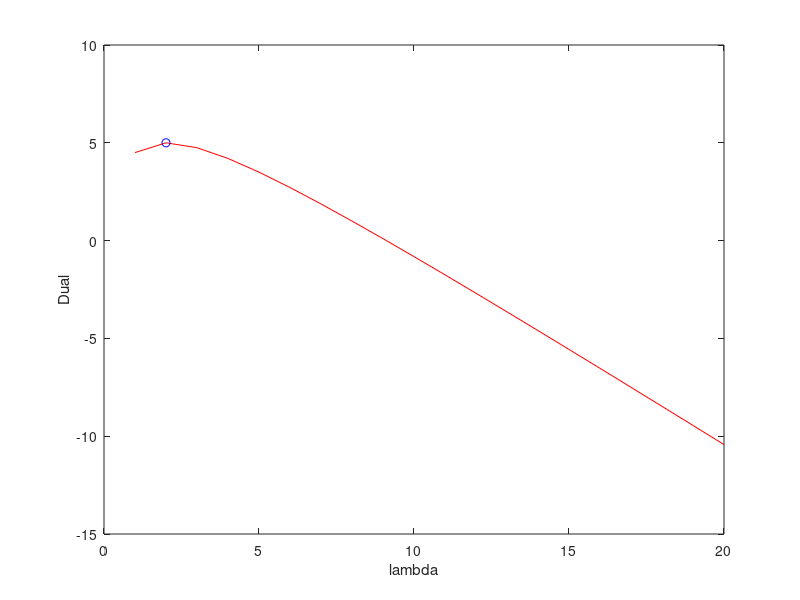

Write MATLAB code to recreate this figure.
%% Lagrangian Dual
close all;
clear all;
size=100;
size_lambda=20;
lambda=linspace(1,20,size_lambda);
x=linspace(0,20,size);
dual = @(y) (9*y - y*y + 1)/(1+y);
L=zeros(1,size);
D=zeros(1,size_lambda);


for i=1:20
    D(i)=dual(lambda(i));
end
plot(lambda,D,'r');
xlabel('lambda');
ylabel('Dual');
hold on;
dual_max=max(D)
lambda_max=lambda(find(D==dual_max))
plot(lambda_max,dual_max,'bo');
